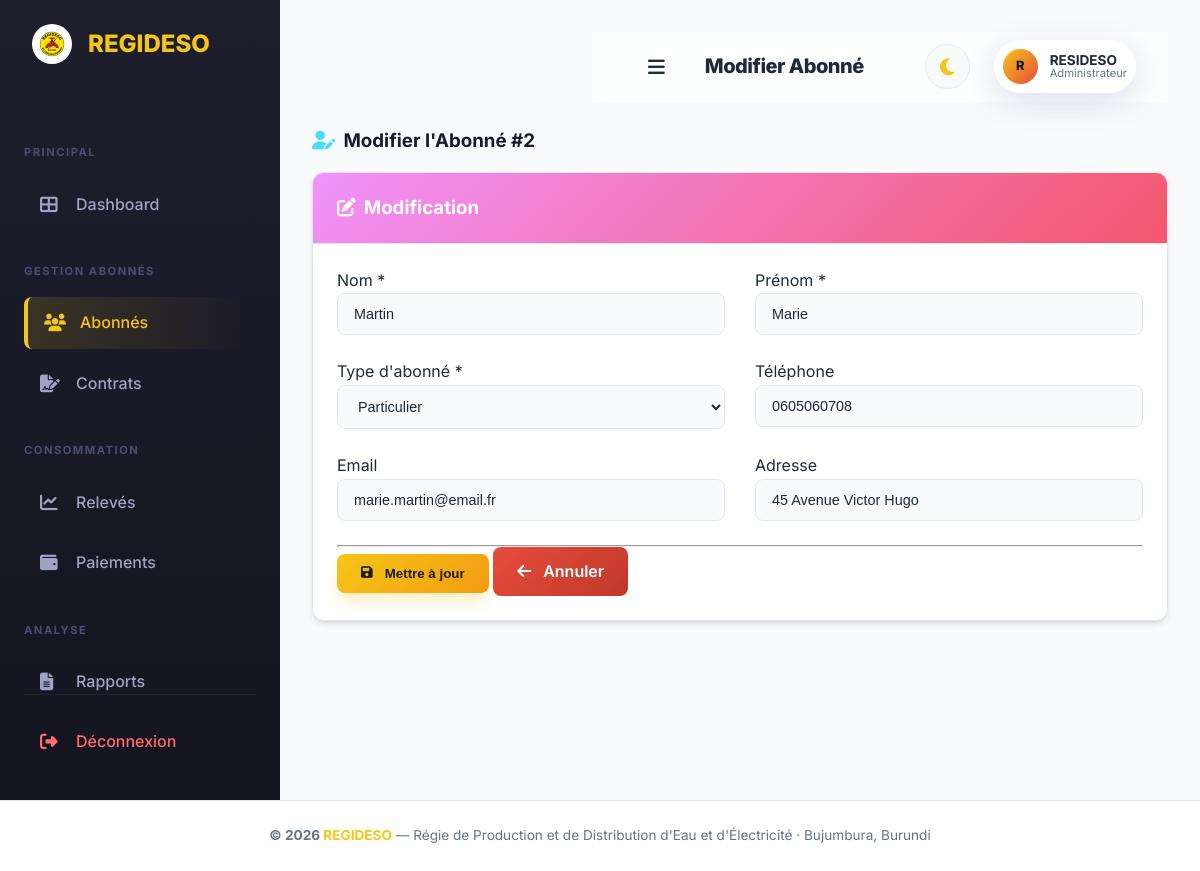
Page /abonnes/edit.php?id=2 (signed in) on the committed database.
### tables this page shows
CREATE TABLE `abonne` (
  `idabonne_abonnes` int(11) NOT NULL,
  `nom_abonnes` varchar(40) NOT NULL,
  `prenom_abonnes` varchar(40) NOT NULL,
  `type_abonne_abonnes` varchar(40) DEFAULT NULL,
  `telephone_abonnes` varchar(30) DEFAULT NULL,
  `email_abonnes` varchar(40) DEFAULT NULL,
  `adresse_abonne` varchar(40) DEFAULT NULL
);

### includes/functions.php (called while the page is built, shortened)
<?php
function sanitize($data) {
    return htmlspecialchars(trim($data), ENT_QUOTES, 'UTF-8');
}

### abonnes/edit.php (the view, shortened to what this page needs)
<?php
require_once __DIR__ . '/../config/database.php';
require_once __DIR__ . '/../includes/functions.php';
$id = (int)($_GET['id'] ?? 0);
$stmt = $pdo->prepare("SELECT * FROM abonne WHERE idabonne_abonnes = ?");
$stmt->execute([$id]);
$abonne = $stmt->fetch();
$errors = [];
if ($_SERVER['REQUEST_METHOD'] === 'POST') {
    if (!verify_csrf_token($_POST['csrf_token'] ?? '')) $errors[] = 'Token CSRF invalide.';
    $nom     = trim($_POST['nom'] ?? '');
    $prenom  = trim($_POST['prenom'] ?? '');
    $type    = trim($_POST['type'] ?? '');
    $tel     = trim($_POST['telephone'] ?? '');
    $email   = trim($_POST['email'] ?? '');
    $adresse = trim($_POST['adresse'] ?? '');
    if (empty($nom))    $errors[] = 'Le nom est obligatoire.';
    if (empty($prenom)) $errors[] = 'Le prénom est obligatoire.';
    if (empty($type))   $errors[] = 'Le type d\'abonné est obligatoire.';
    if ($email && !filter_var($email, FILTER_VALIDATE_EMAIL)) $errors[] = 'Email invalide.';
    if (empty($errors)) {
        $stmt = $pdo->prepare("UPDATE abonne SET nom_abonnes=?, prenom_abonnes=?, type_abonne_abonnes=?, telephone_abonnes=?, email_abonnes=?, adresse_abonne=? WHERE idabonne_abonnes=?");
        $stmt->execute([$nom, $prenom, $type, $tel, $email, $adresse, $id]);
        set_flash('success', 'Abonné modifié avec succès.');
        header('Location: index.php');
        exit;
    }
} else {
    $nom     = $abonne['nom_abonnes'];
    $prenom  = $abonne['prenom_abonnes'];
    $type    = $abonne['type_abonne_abonnes'];
    $tel     = $abonne['telephone_abonnes'];
    $email   = $abonne['email_abonnes'];
    $adresse = $abonne['adresse_abonne'];
}
require_once __DIR__ . '/../includes/header.php';
?>
<div class="row mb-3">
    <div class="col-12">
        <h3 style="font-weight: 700; color: #1a1a2e;">
            <i class="fas fa-user-edit mr-2" style="color: #48dbfb;"></i>Modifier l'Abonné #<?= $id ?>
        </h3>
    </div>
</div>
<div class="card">
    <div class="card-header" style="background: linear-gradient(135deg, #f093fb, #f5576c); color: white;">
        <h3 class="card-title"><i class="fas fa-edit mr-2"></i>Modification</h3>
    </div>
    <div class="card-body">
        <form method="POST" action="">
            <div class="row">
                <div class="col-md-6">
                    <div class="form-group">
                        <label>Nom <span class="text-danger">*</span></label>
                        <input type="text" name="nom" class="form-control" value="<?= sanitize($nom) ?>" required>
                    </div>
                </div>
                <div class="col-md-6">
                    <div class="form-group">
                        <label>Prénom <span class="text-danger">*</span></label>
                        <input type="text" name="prenom" class="form-control" value="<?= sanitize($prenom) ?>" required>
                    </div>
                </div>
            </div>
            <div class="row">
                <div class="col-md-6">
                    <div class="form-group">
                        <label>Type d'abonné <span class="text-danger">*</span></label>
                        <select name="type" class="form-control" required>
                            <option value="Particulier" <?= $type === 'Particulier' ? 'selected' : '' ?>>Particulier</option>
                        </select>
                    </div>
                </div>
                <div class="col-md-6">
                    <div class="form-group">
                        <label>Téléphone</label>
                        <input type="text" name="telephone" class="form-control" value="<?= sanitize($tel) ?>">
                    </div>
                </div>
            </div>
            <div class="row">
                <div class="col-md-6">
                    <div class="form-group">
                        <label>Email</label>
                        <input type="email" name="email" class="form-control" value="<?= sanitize($email) ?>">
                    </div>
                </div>
                <div class="col-md-6">
                    <div class="form-group">
                        <label>Adresse</label>
                        <input type="text" name="adresse" class="form-control" value="<?= sanitize($adresse) ?>">
                    </div>
                </div>
            </div>
            <hr>
            <button type="submit" class="btn btn-primary"><i class="fas fa-save mr-1"></i> Mettre à jour</button>
            <a href="index.php" class="btn btn-secondary"><i class="fas fa-arrow-left mr-1"></i> Annuler</a>
        </form>
    </div>
</div>
<?php require_once __DIR__ . '/../includes/footer.php'; ?>

### assets/css/premium.css (style rules this page uses)
:root { --primary: #f5c518; --primary-dark: #e8a700; --secondary: #e74c3c; --secondary-dark: #c0392b; --accent: #1dd1a1; --bg-main: #f8fafc; --bg-sidebar: linear-gradient(180deg, #1e1e2d 0%, #151521 100%); --bg-card: #ffffff; --text-main: #1e293b; --text-muted: #64748b; --text-on-primary: #1a1a1a; --border: #e2e8f0; --glass: rgba(255, 255, 255, 0.7); --glass-border: rgba(255, 255, 255, 0.4); --shadow-sm: 0 1px 3px rgba(0,0,0,0.1); --shadow-md: 0 4px 6px -1px rgba(0,0,0,0.1), 0 2px 4px -1px rgba(0,0,0,0.06); --shadow-lg: 0 10px 15px -3px rgba(0,0,0,0.1), 0 4px 6px -2px rgba(0,0,0,0.05); --shadow-premium: 0 20px 25px -5px rgba(0,0,0,0.1), 0 10px 10px -5px rgba(0,0,0,0.04); --shadow-primary: 0 10px 15px -3px rgba(245, 197, 24, 0.3); --radius-sm: 8px; --radius-md: 12px; --radius-lg: 20px; --radius-xl: 30px; --transition: all 0.3s cubic-bezier(0.4, 0, 0.2, 1); }
* { margin: 0; padding: 0; box-sizing: border-box; }
body { font-family: 'Inter', system-ui, -apple-system, sans-serif; background-color: var(--bg-main); color: var(--text-main); line-height: 1.6; overflow-x: hidden; transition: background-color 0.3s, color 0.3s; }
a { text-decoration: none; color: inherit; transition: var(--transition); }
.row { display: flex; flex-wrap: wrap; gap: 0; margin-right: -15px; margin-left: -15px; margin-bottom: 1.5rem; }
[class*="col-"] { position: relative; width: 100%; padding-right: 15px; padding-left: 15px; }
.col-12 { flex: 0 0 100%; max-width: 100%; }
@media (min-width: 768px) { .col-md-6 { flex: 0 0 50%; max-width: 50%; } }
.mb-3 { margin-bottom: 1rem !important; }
.mr-1 { margin-right: 0.25rem !important; }
.mr-2 { margin-right: 0.5rem !important; }
.card { background: var(--bg-card); border: 1px solid var(--border); border-radius: var(--radius-md); box-shadow: var(--shadow-md); overflow: hidden; transition: var(--transition); animation: slideInUp 0.6s ease forwards; }
.card-header { padding: 1.25rem 1.5rem; border-bottom: 1px solid var(--border); display: flex; align-items: center; justify-content: space-between; font-weight: 700; }
.card-body { padding: 1.5rem; }
.btn { display: inline-flex; align-items: center; justify-content: center; padding: 0.75rem 1.5rem; border-radius: var(--radius-sm); font-weight: 600; cursor: pointer; border: none; gap: 0.5rem; transition: var(--transition); white-space: nowrap; }
.btn-primary { background: linear-gradient(135deg, var(--primary), #f39c12); color: var(--text-on-primary); box-shadow: var(--shadow-primary); }
.btn-secondary { background: linear-gradient(135deg, var(--secondary), #c0392b); color: white; }
.form-control { display: block; width: 100%; padding: 0.75rem 1rem; font-size: 0.9rem; color: var(--text-main); background-color: var(--bg-main); background-clip: padding-box; border: 1px solid var(--border); border-radius: var(--radius-sm); transition: var(--transition); }
.card { transition: var(--transition); }
.btn { position: relative; overflow: hidden; }
.btn::after { content: ''; position: absolute; top: -50%; left: -50%; width: 200%; height: 200%; background: radial-gradient(circle, rgba(255,255,255,0.2) 0%, transparent 70%); opacity: 0; transition: opacity 0.5s ease; pointer-events: none; }

### rows in the picture
abonne: nom "Martin", prenom "Marie", type "Particulier", telephone "0605060708", email "marie.martin@email.fr", adresse "45 Avenue Victor Hugo"

### other values in the picture
$page_title "Modifier Abonné"
substr($_SESSION['user_prenom'] ?? 'U', 0, 1) "R"
$_SESSION['user_prenom'] "RESIDESO"
$_SESSION['user_role'] "Administrateur"
$id "2"
